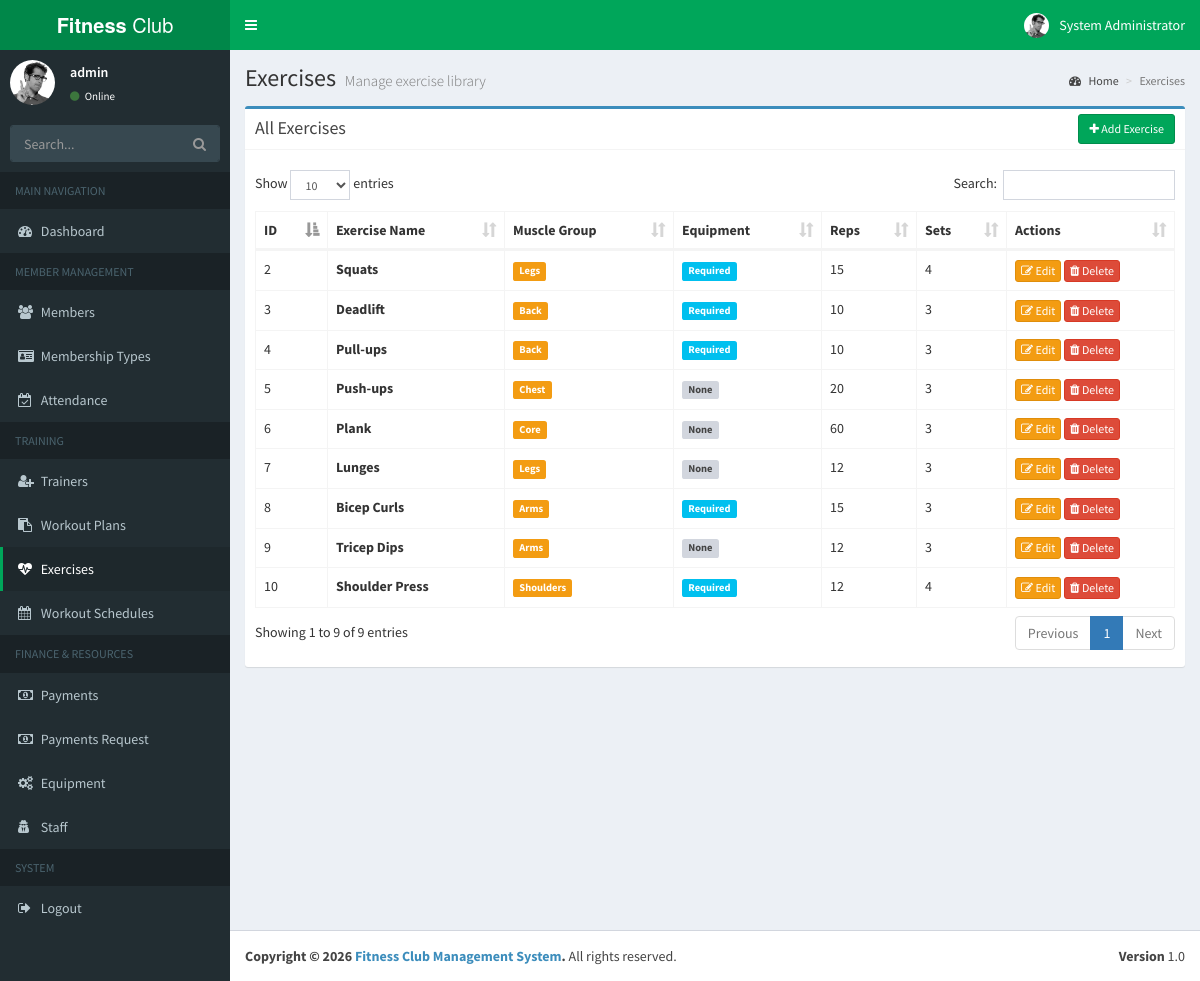
The page /exercises_manage.php (signed in) on the database its author committed.
### tables this page shows
CREATE TABLE `exercise` (
  `ExerciseID` int(11) NOT NULL,
  `ExerciseName` varchar(100) DEFAULT NULL,
  `MuscleGroup` varchar(50) DEFAULT NULL,
  `EquipmentNeeded` tinyint(1) DEFAULT NULL,
  `Repetitions` int(11) DEFAULT NULL,
  `Sets` int(11) DEFAULT NULL
);

### exercises_manage.php (the view, shortened to what this page needs)
<?php
include 'header.php';
include 'sidebar.php';
$exercises = $conn->query("SELECT * FROM Exercise ORDER BY ExerciseName ASC");
?>
<div class="content-wrapper">
    <section class="content-header">
        <h1>Exercises <small>Manage exercise library</small></h1>
        <ol class="breadcrumb">
            <li><a href="index.php"><i class="fa fa-dashboard"></i> Home</a></li>
            <li class="active">Exercises</li>
        </ol>
    </section>
    <section class="content">
        <div class="row">
            <div class="col-xs-12">
                <div class="box box-primary">
                    <div class="box-header with-border">
                        <h3 class="box-title">All Exercises</h3>
                        <div class="box-tools">
                            <button onclick="openAddModal()" class="btn btn-success btn-sm">
                                <i class="fa fa-plus"></i> Add Exercise
                            </button>
                        </div>
                    </div>
                    <div class="box-body">
                        <div class="table-responsive">
                            <table id="dataTable" class="table table-hover table-bordered">
                                <thead>
                                    <tr>
                                        <th>ID</th>
                                        <th>Exercise Name</th>
                                        <th>Muscle Group</th>
                                        <th>Equipment</th>
                                        <th>Reps</th>
                                        <th>Sets</th>
                                        <th>Actions</th>
                                    </tr>
                                </thead>
                                <tbody>
                                    <?php while ($row = $exercises->fetch_assoc()): ?>
                                    <tr>
                                        <td><?= $row['ExerciseID'] ?></td>
                                        <td><strong><?= htmlspecialchars($row['ExerciseName']) ?></strong></td>
                                        <td><span class="label label-warning"><?= htmlspecialchars($row['MuscleGroup']) ?></span></td>
                                        <td><?= $row['EquipmentNeeded'] ? '<span class="label label-info">Required</span>' : '<span class="label label-default">None</span>' ?></td>
                                        <td><?= $row['Repetitions'] ?></td>
                                        <td><?= $row['Sets'] ?></td>
                                        <td class="text-nowrap">
                                            <button onclick="openEditModal(<?= $row['ExerciseID'] ?>)" class="btn btn-warning btn-xs">
                                                <i class="fa fa-edit"></i> Edit
                                            </button>
                                            <a href="exercises_manage.php?delete=<?= $row['ExerciseID'] ?>" onclick="return confirm('Are you sure?')" class="btn btn-danger btn-xs">
                                                <i class="fa fa-trash"></i> Delete
                                            </a>
                                        </td>
                                    </tr>
                                    <?php endwhile; ?>
                                </tbody>
                            </table>
                        </div>
                    </div>
                </div>
            </div>
        </div>
    </section>
</div>
<?php include 'footer.php'; ?>

### rows shown on the page
exercise: ExerciseID "8", ExerciseName "Bicep Curls", MuscleGroup "Arms", EquipmentNeeded "Required", Repetitions "15", Sets "3"
exercise: ExerciseID "3", ExerciseName "Deadlift", MuscleGroup "Back", EquipmentNeeded "Required", Repetitions "10", Sets "3"
exercise: ExerciseID "7", ExerciseName "Lunges", MuscleGroup "Legs", EquipmentNeeded "None", Repetitions "12", Sets "3"
exercise: ExerciseID "6", ExerciseName "Plank", MuscleGroup "Core", EquipmentNeeded "None", Repetitions "60", Sets "3"
exercise: ExerciseID "4", ExerciseName "Pull-ups", MuscleGroup "Back", EquipmentNeeded "Required", Repetitions "10", Sets "3"
exercise: ExerciseID "5", ExerciseName "Push-ups", MuscleGroup "Chest", EquipmentNeeded "None", Repetitions "20", Sets "3"
exercise: ExerciseID "10", ExerciseName "Shoulder Press", MuscleGroup "Shoulders", EquipmentNeeded "Required", Repetitions "12", Sets "4"
exercise: ExerciseID "2", ExerciseName "Squats", MuscleGroup "Legs", EquipmentNeeded "Required", Repetitions "15", Sets "4"
exercise: ExerciseID "9", ExerciseName "Tricep Dips", MuscleGroup "Arms", EquipmentNeeded "None", Repetitions "12", Sets "3"

### other values the page prints
$_SESSION['full_name'] "System Administrator"
$_SESSION['username'] "admin"
